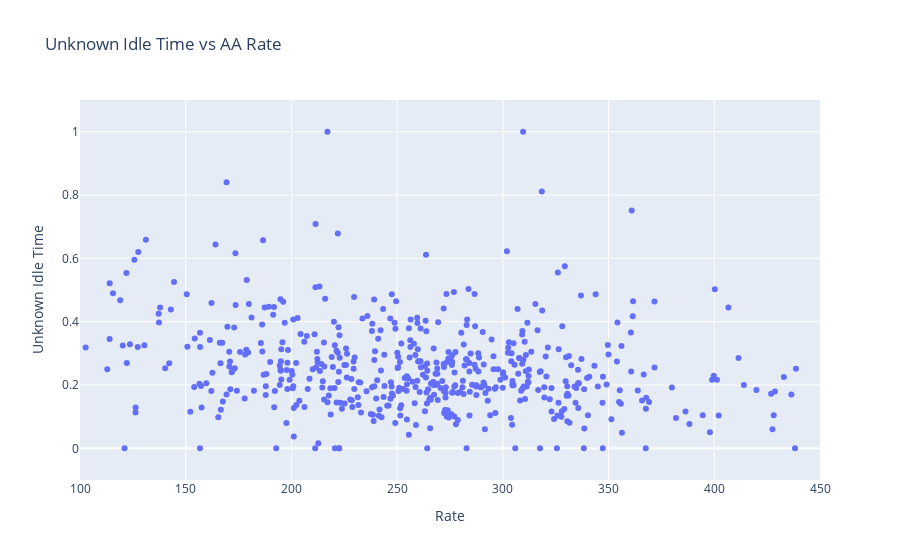

Source (notebook cell):
### Code cell
# Crear gráfico de dispersión con ejes numéricos
fig = px.scatter(
    df,
    x='RATES',
    y='UIT',
    hover_name='ID',
    title='Unknown Idle Time vs AA Rate',
    labels={'RATES': 'Rate', 'UIT': 'Unknown Idle Time'}
)

# Establecer los rangos de los ejes
fig.update_layout(
    xaxis=dict(
        type='linear',
        title='Rate',
        range=[100, 450]   # Eje X: de 50 a 450
    ),
    yaxis=dict(
        type='linear',
        title='Unknown Idle Time',
        range=[-0.1, 1.1]      # Eje Y: de 0 a 1
    )
)

fig.show()

### Figure 1 — Plotly figure (JSON) as saved in the notebook; plotly's stock layout.template omitted (floating-point values rounded to 4 significant figures; data arrays with more than 128 entries replaced by an {"elided": "..."} marker saying what was removed)
{"data": [{"hovertemplate": "<b>%{hovertext}</b><br><br>Rate=%{x}<br>Unknown Idle Time=%{y}<extra></extra>", "hovertext": {"elided": "533 str values"}, "legendgroup": "", "marker": {"color": "#636efa", "symbol": "circle"}, "mode": "markers", "name": "", "orientation": "v", "showlegend": false, "type": "scatter", "x": {"elided": "533 float values"}, "xaxis": "x", "y": {"elided": "533 float values"}, "yaxis": "y"}], "layout": {"legend": {"tracegroupgap": 0}, "title": {"text": "Unknown Idle Time vs AA Rate"}, "xaxis": {"anchor": "y", "domain": [0, 1], "range": [100, 450], "title": {"text": "Rate"}, "type": "linear"}, "yaxis": {"anchor": "x", "domain": [0, 1], "range": [-0.1, 1.1], "title": {"text": "Unknown Idle Time"}, "type": "linear"}}}
